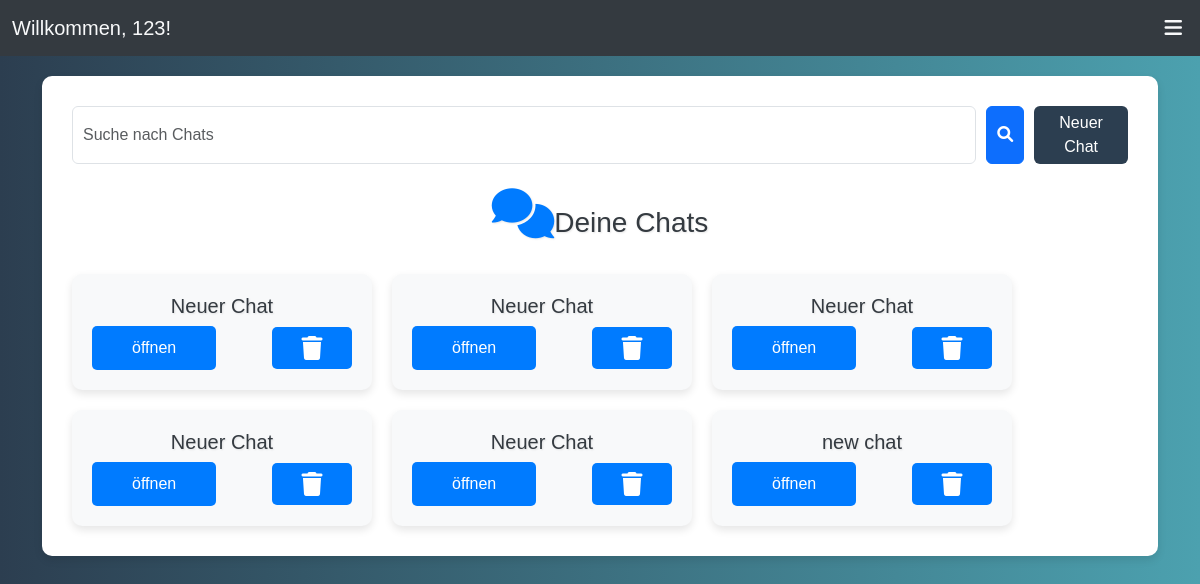
The page /pages/index.php (signed in) on the database as committed earlier.
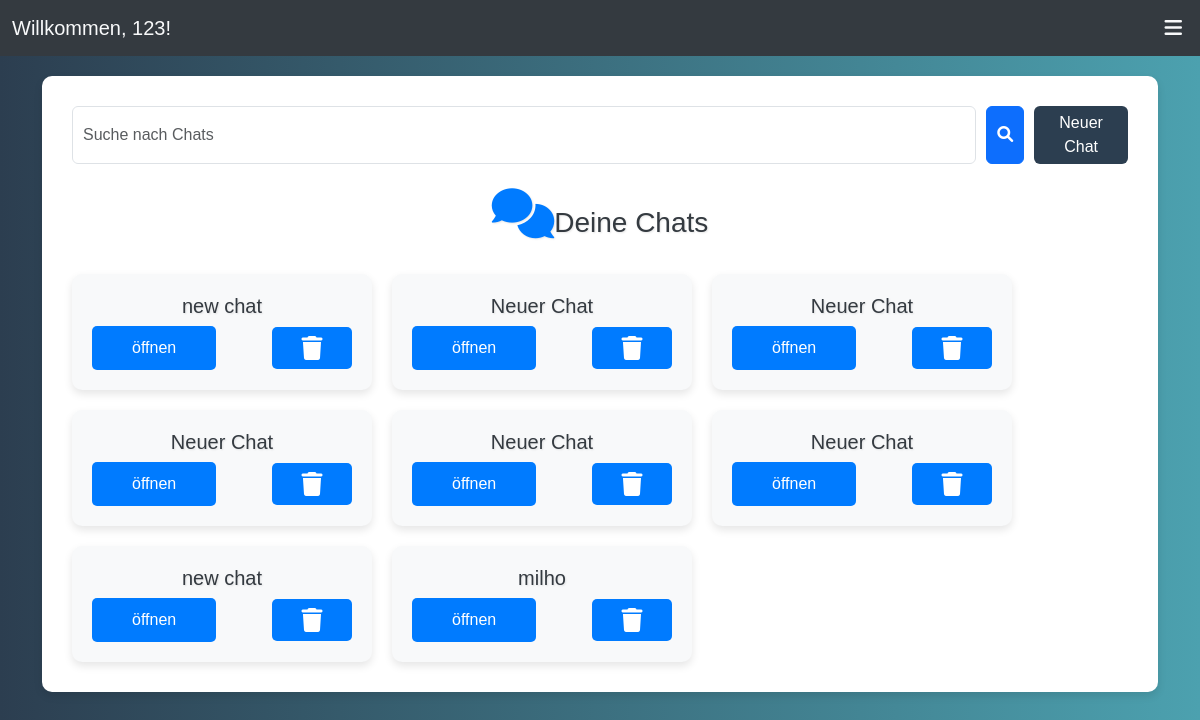
The same page on the database as committed later.
### tables this page shows
CREATE TABLE "chat_records"
(
    id      INTEGER
        primary key autoincrement,
    user_id INTEGER not null,
    title   TEXT
, ai_type TEXT);

### composables/db.php (called while the page is built)
<?php
function db(): PDO {
    static $pdo = new PDO('sqlite:../db/identifier.sqlite');
    $pdo->setAttribute(PDO::ATTR_ERRMODE, PDO::ERRMODE_EXCEPTION);
    return $pdo;
}

### pages/index.php (the view, shortened to what this page needs)
<?php
require_once "../composables/db.php";
$username = $_SESSION['username'];
$userid = $_SESSION['userid'];
$search_query = '';
if (isset($_GET['search'])) {
    $search_query = $_GET['search'];
    $chat_stmt = db()->prepare('SELECT * FROM chat_records WHERE user_id = :userid AND title LIKE :search');
    $chat_stmt->bindValue(':userid', $userid);
    $chat_stmt->bindValue(':search', '%' . $search_query . '%');
} else {
    $chat_stmt = db()->prepare('SELECT * FROM chat_records WHERE user_id = :userid');
    $chat_stmt->bindValue(':userid', $userid);
}
$chat_stmt->execute();
$chats = $chat_stmt->fetchAll(PDO::FETCH_ASSOC);
?>
<!DOCTYPE html>
<html lang="de">
<head>
    <link href="https://cdn.jsdelivr.net/npm/bootstrap@5.3.0-alpha1/dist/css/bootstrap.min.css" rel="stylesheet">
    <link href="https://cdnjs.cloudflare.com/ajax/libs/font-awesome/6.0.0-beta3/css/all.min.css" rel="stylesheet">
</head>
<body>
    <nav class="navbar navbar-expand-lg navbar-dark">
        <div class="container-fluid">
            <a class="navbar-brand" href="#">Willkommen,
                <?php echo htmlspecialchars($username); ?>!
            </a>
            <div class="collapse navbar-collapse" id="navbarNav">
                <ul class="navbar-nav ms-auto">
                    <li class="nav-item dropdown">
                        <button class="settings-button" id="welcomeButton">
                            <i class="fa-solid fa-bars"></i>
                        </button>
                    </li>
                </ul>
            </div>
        </div>
    </nav>
    <div class="container">
        <div class="row">
            <div class="col-md-12">
                <div class="main-content text-center">
                    <div class="search-bar">
                        <form method="GET" class="d-flex w-100">
                            <input type="text" name="search" class="form-control" placeholder="Suche nach Chats"
                                value="<?= htmlspecialchars($search_query); ?>">
                            <button type="submit" class="btn btn-primary"><i class="fas fa-search"></i></button>
                        </form>
                        <button type="button" class="btn btn-new-chat" data-bs-toggle="modal"
                            data-bs-target="#newChatModal">Neuer Chat</button>
                    </div>
                    <h3 class="text-center mt-4"><i class="fas fa-comments icon"></i>Deine Chats</h3>
                    <div class="chats-container mt-3">
                        <?php if (empty($chats)): ?>
                            <p class="text-center">Keine Chats vorhanden.</p>
                        <?php else: ?>
                            <?php foreach ($chats as $chat): ?>
                                <div class="chat-card">
                                    <h5>
                                        <?= htmlspecialchars($chat["title"]); ?>
                                    </h5>
                                    <div class="btn-group">
                                        <form action="/chat" method="get">
                                            <button type="submit">öffnen</button>
                                        </form>
                                        <form method="POST">
                                            <button type="submit" name="delete_chat" class="btn btn-delete">
                                                <i class="fas fa-trash"></i>
                                            </button>
                                        </form>
                                    </div>
                                </div>
                            <?php endforeach; ?>
                        <?php endif; ?>
                    </div>
                </div>
            </div>
        </div>
    </div>
</body>
</html>

### pages/index.php (style rules this page uses)
body { background: linear-gradient(to right, #2c3e50 0%, #4ca1af 100%); color: #343a40; font-family: 'Arial', sans-serif; }
.navbar { background: #343a40; }
.navbar-brand, .nav-link, .btn-outline-danger { color: #f8f9fa !important; }
.container { margin-top: 20px; }
.main-content { background: #ffffff; padding: 30px; border-radius: 10px; box-shadow: 0 4px 8px rgba(0, 0, 0, 0.1); position: relative; overflow: hidden; }
.main-content h3 { position: relative; z-index: 1; }
.chats-container { display: flex; flex-wrap: wrap; gap: 20px; position: relative; z-index: 1; }
.chat-card { background: #f8f9fa; padding: 20px; border-radius: 10px; width: 100%; max-width: 300px; box-shadow: 0 4px 8px rgba(0, 0, 0, 0.1); transition: transform 0.2s, box-shadow 0.2s; }
.chat-card h5 { color: #343a40; }
.chat-card .btn-group { display: flex; gap: 10px; justify-content: space-between; align-items: center; }
.chat-card button { background: #007bff; color: #ffffff; border: none; border-radius: 5px; padding: 10px 40px; transition: background 0.3s; flex-grow: 1; text-align: center; }
.btn-delete { background: none; color: #dc3545; border: none; padding: 0; font-size: 1rem; transition: color 0.3s; display: flex; align-items: center; height: 42px; width: 35px; justify-content: center; margin-left: auto; }
.btn-delete i { font-size: 1.5rem; }
.btn-new-chat { background: #2c3e50; color: #ffffff; border: none; padding: 10px 20px; font-size: 16px; transition: background 0.3s; z-index: 1; }
.text-center { text-shadow: 1px 1px 2px rgba(0, 0, 0, 0.1); }
.icon { font-size: 50px; color: #007bff; margin-bottom: 20px; }
.search-bar { display: flex; gap: 10px; margin-bottom: 20px; }
.search-bar input { flex: 1; padding: 5px 10px; }
.search-bar button { padding: 5px 10px; }
.search-bar form { display: flex; gap: 10px; }
.settings-button { background: none; border: none; color: #f8f9fa; font-size: 20px; }

Rows that differ between the two databases and show on the page:
added chat_records: title "new chat"
added chat_records: title "milho"
